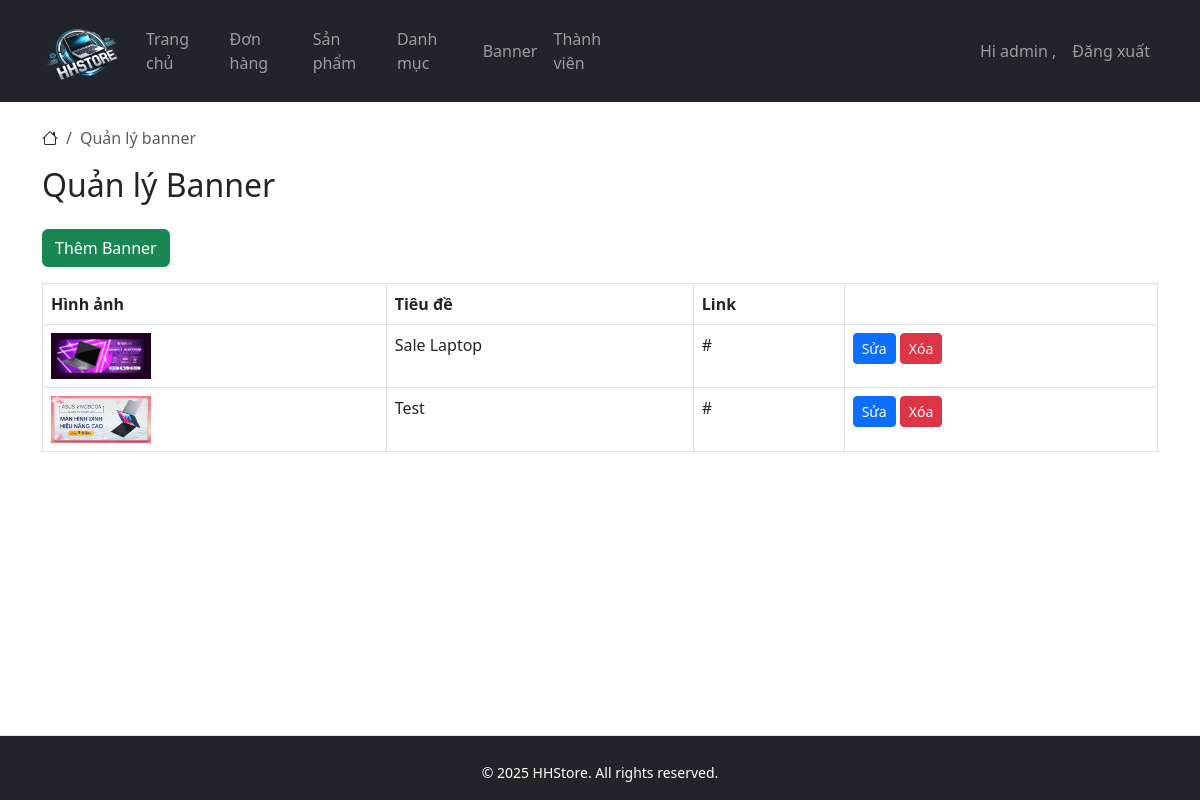
The page /?controller=banner&action=index (signed in) on the database its author committed.
### tables this page shows
CREATE TABLE `banners` (
  `id` int(11) NOT NULL AUTO_INCREMENT,
  `title` varchar(100) DEFAULT NULL,
  `image` varchar(255) DEFAULT NULL,
  `link` varchar(255) DEFAULT NULL,
  PRIMARY KEY (`id`)
);

### core/Controller.php (called while the page is built, shortened)
<?php
class Controller
{
    public function model($model)
    {
        return new $model();
    }
    public function view($view, $data = [])
    {
        require_once "../app/views/layouts/main.php";
    }
}

### app/controllers/BannerController.php (called while the page is built, shortened)
<?php
class BannerController extends Controller {
    public function index() {
        $bannerModel = $this->model('Banner');
        $banners = $bannerModel->getAllBanners();
        $this->view('admin/banner_list', ['banners' => $banners]);
    }
}

### public/index.php (called while the page is built, shortened)
<?php
require_once '../core/Router.php';
require_once '../core/Controller.php';
require_once '../core/Model.php';
$url = isset($_GET['url']) ? $_GET['url'] : '';
$router = new Router();
$router->route($url);

### core/Model.php (called while the page is built, shortened)
<?php
class Model {
    public function __construct() {
        $pdo = new PDO("mysql:host=" . DB_HOST . ";dbname=" . DB_NAME, DB_USER, DB_PASS);
        $pdo->setAttribute(PDO::ATTR_ERRMODE, PDO::ERRMODE_EXCEPTION);
        $this->db = $pdo;
    }
}

### app/models/Banner.php (called while the page is built, shortened)
<?php
class Banner extends Model {
    public function getAllBanners() {
        $stmt = $this->db->prepare("SELECT * FROM banners");
        $stmt->execute();
        return $stmt->fetchAll(PDO::FETCH_ASSOC);
    }
}

### app/views/admin/banner_list.php (the view, shortened to what this page needs)
<nav aria-label="breadcrumb">
    <ol class="breadcrumb">
        <li class="breadcrumb-item"><i class="bi bi-house"></i></li>
        <li class="breadcrumb-item active" aria-current="page">Quản lý banner</li>
    </ol>
</nav>
<h2>Quản lý Banner</h2>
<a href="?controller=banner&action=add" class="btn btn-success my-3">Thêm Banner</a>
<table class="table table-bordered">
    <thead>
    <tr>
        <th>Hình ảnh</th>
        <th>Tiêu đề</th>
        <th>Link</th>
        <th></th>
    </tr>
    </thead>
    <tbody>
    <?php foreach($data['banners'] as $banner): ?>
        <tr>
            <td><img src="<?= $banner['image'] ?>" width="100"></td>
            <td><?= $banner['title'] ?></td>
            <td><?= $banner['link'] ?></td>
            <td>
                <a href="?controller=banner&action=edit&id=<?= $banner['id'] ?>" class="btn btn-primary btn-sm">Sửa</a>
                <button class="btn btn-danger btn-sm" data-bs-toggle="modal" data-bs-target="#deleteModal" data-delete-url="?controller=banner&action=delete&id=<?= $banner['id'] ?>">Xóa</button>
            </td>
        </tr>
    <?php endforeach; ?>
    </tbody>
</table>

### public/assets/css/style.css (style rules this page uses)
html, body { height: 100%; }
body { display: flex; flex-direction: column; }

### rows shown on the page
banners: image (picture), title "Sale Laptop", link "#"
banners: image (picture), title "Test", link "#"

### other values the page prints
$_SESSION['user']['username'] "admin"
